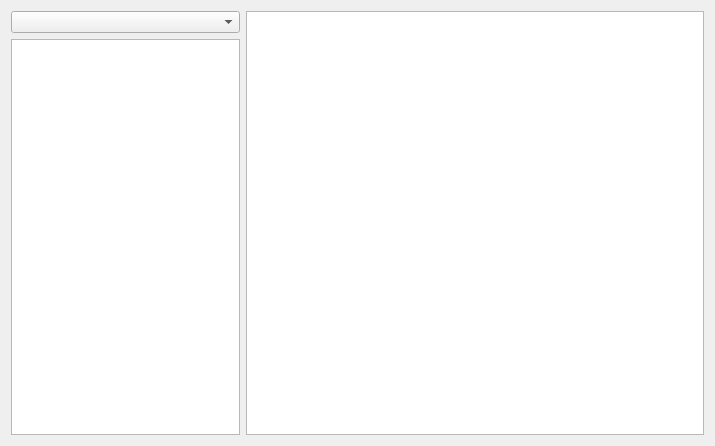
<?xml version="1.0" encoding="UTF-8"?>
<ui version="4.0">
 <class>ModelView</class>
 <widget class="QWidget" name="ModelView">
  <property name="geometry">
   <rect>
    <x>0</x>
    <y>0</y>
    <width>715</width>
    <height>446</height>
   </rect>
  </property>
  <property name="windowTitle">
   <string>ModelView</string>
  </property>
  <layout class="QHBoxLayout" name="horizontalLayout" stretch="1,2">
   <item>
    <layout class="QVBoxLayout" name="verticalLayout">
     <item>
      <widget class="EditComboBox" name="comboBox"/>
     </item>
     <item>
      <widget class="QTreeView" name="treeView"/>
     </item>
    </layout>
   </item>
   <item>
    <widget class="QTableView" name="tableView"/>
   </item>
  </layout>
 </widget>
 <layoutdefault spacing="6" margin="11"/>
 <customwidgets>
  <customwidget>
   <class>EditComboBox</class>
   <extends>QComboBox</extends>
   <header>EditComboBox/EditComboBox.h</header>
  </customwidget>
 </customwidgets>
 <resources/>
 <connections/>
</ui>
